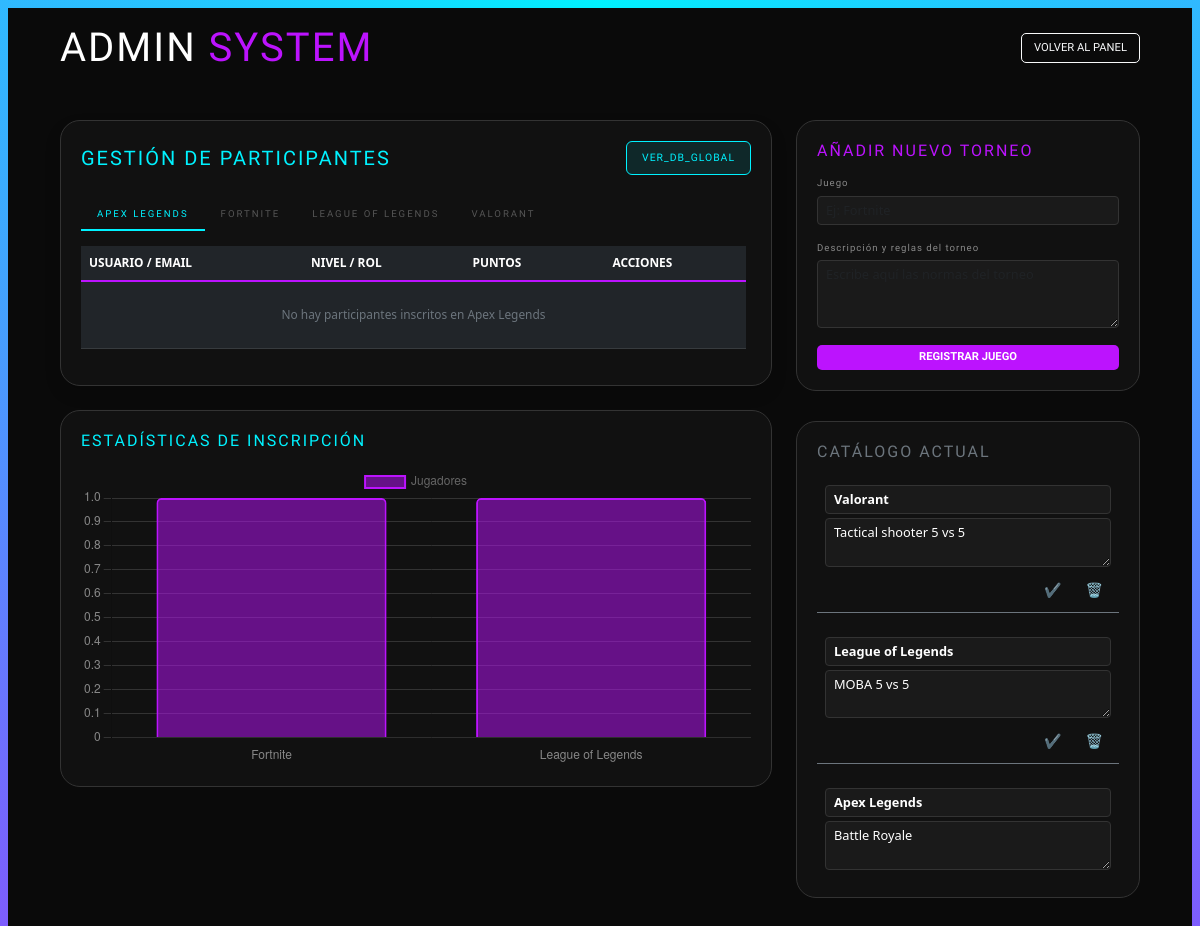
Page /admin (signed in) on the committed database.
### models.py (models this page shows)
class Juego(Base):
    __tablename__ = "juegos"
    id = Column(Integer, primary_key=True)
    titulo = Column(String(100), nullable=False)
    descripcion = Column(Text)
    es_default = Column(Boolean, default=False)

### main.py (the view)
@app.route("/admin")
@login_required
def admin_panel():
    if not current_user.es_admin:
        return "Acceso denegado", 403
    usuarios_con_juego = session.query(Usuario).filter(Usuario.juego_seleccionado != None).all()
    stats = {}
    for u in usuarios_con_juego:
        j = "League of Legends" if u.juego_seleccionado == 'lol' else u.juego_seleccionado
        stats[j] = stats.get(j, 0) + 1
    labels = list(stats.keys())
    data = list(stats.values())
    juegos = session.query(Juego).all()
    usuarios_participantes = session.query(Usuario).filter(Usuario.juego_seleccionado != None).all()
    todos_los_usuarios = session.query(Usuario).all()
    return render_template("admin.html",
                           usuarios=usuarios_participantes,
                           todos_los_usuarios=todos_los_usuarios,
                           juegos=juegos,
                           labels=labels,
                           data=data)

### main.py (called while the page is built)
@login_manager.user_loader
def load_user(user_id):
    return session.query(Usuario).get(int(user_id))

### templates/admin.html (shortened to what this page needs)
<!DOCTYPE html>
<html lang="es">
<head>
    <link href="https://cdn.jsdelivr.net/npm/bootstrap@5.3.0/dist/css/bootstrap.min.css" rel="stylesheet">
</head>
<body class="p-4">
    <div class="container-fluid">
        <div class="d-flex justify-content-between align-items-center mb-5 px-4">
            <h1 class="titulo-michroma m-0">ADMIN <span class="text-violet">SYSTEM</span></h1>
            <a href="{{ url_for('panel_torneo') }}" class="btn btn-outline-light btn-cyber">VOLVER AL PANEL</a>
        </div>
        <div class="row px-4">
            <div class="col-lg-8">
                <div class="admin-card shadow mb-4">
                    <div class="d-flex justify-content-between align-items-center mb-4">
                        <h3 class="titulo-michroma fs-5 text-cyan m-0">Gestión de Participantes</h3>
                        <button class="btn btn-ver-db-global" data-bs-toggle="modal" data-bs-target="#modalGlobalUsers">VER_DB_GLOBAL</button>
                    </div>
                    {% set titulos_catalogo = juegos|map(attribute='titulo')|list %}
                    {% set titulos_usuarios = usuarios|map(attribute='juego_seleccionado')|list %}
                    {% set todos_los_juegos = (titulos_catalogo + titulos_usuarios)|unique|sort %}
                    <ul class="nav nav-tabs border-0 mb-3" id="tabJuegos" role="tablist">
                        {% for nombre_juego in todos_los_juegos if nombre_juego %}
                        <li class="nav-item">
                            <button class="nav-link {% if loop.first %}active{% endif %} titulo-michroma bg-transparent"
                                    style="font-size: 0.6rem;" data-bs-toggle="tab" data-bs-target="#tab-{{ loop.index }}">
                                {{ nombre_juego|upper }}
                            </button>
                        </li>
                        {% endfor %}
                    </ul>
                    <div class="tab-content scroll-tabla-admin">
                        {% for nombre_juego in todos_los_juegos if nombre_juego %}
                        <div class="tab-pane fade {% if loop.first %}show active{% endif %}" id="tab-{{ loop.index }}">
                            <div class="table-responsive">
                                <table class="table table-dark table-hover align-middle">
                                    <thead>
                                        <tr class="small text-secondary text-uppercase">
                                            <th>USUARIO / EMAIL</th>
                                            <th>NIVEL / ROL</th>
                                            <th style="width: 140px;">PUNTOS</th>
                                            <th>ACCIONES</th>
                                        </tr>
                                    </thead>
                                    <tbody>
                                        {% set inscritos = usuarios|selectattr('juego_seleccionado', 'equalto', nombre_juego)|list %}
                                        {% for u in inscritos %}
                                        <tr>
                                            <td>
                                                <div class="fw-bold text-white">{{ u.nombre }}</div>
                                                <div class="small text-secondary">{{ u.email }}</div>
                                            </td>
                                            <td>
                                                <form action="{{ url_for('editar_participante', id=u.id) }}" method="POST" class="d-flex gap-1">
                                                    <input type="text" name="nivel" value="{{ u.nivel if u.nivel != None else '' }}"
                                                           class="form-control form-control-sm input-cyber text-center" style="width: 70px;" placeholder="Lv">
                                                    <input type="text" name="rol" value="{{ u.rol if u.rol != None else '' }}"
                                                           class="form-control form-control-sm input-cyber text-center" style="width: 70px;" placeholder="Rol">
                                                    <button type="submit" class="btn btn-sm btn-confirm-cyber">OK</button>
                                                </form>
                                            </td>
                                            <td>
                                                <div class="d-flex align-items-center justify-content-between px-2" style="background: #000; border-radius: 5px; border: 1px solid #333;">
                                                    <button type="button" class="btn-point-cyber" onclick="modificarPuntos('{{ u.id }}', -1)">-</button>
                                                    <span id="puntos-{{ u.id }}" class="fw-bold text-violet mx-2" style="font-size: 1rem;">{{ u.puntos }}</span>
                                                    <button type="button" class="btn-point-cyber" onclick="modificarPuntos('{{ u.id }}', 1)">+</button>
                                                </div>
                                            </td>
                                            <td>
                                                {% if not u.es_admin %}
                                                <button class="btn btn-sm btn-outline-danger" style="font-size: 0.6rem;"
                                                        onclick="abrirModalBorrado('{{ url_for('eliminar_usuario', id=u.id) }}', 'retirar a {{ u.nombre }} del torneo')">
                                                    EXPULSAR
                                                </button>
                                                {% endif %}
                                            </td>
                                        </tr>
                                        {% else %}
                                        <tr>
                                            <td colspan="4" class="text-center text-secondary py-4 small">No hay participantes inscritos en {{ nombre_juego }}</td>
                                        </tr>
                                        {% endfor %}
                                    </tbody>
                                </table>
                            </div>
                        </div>
                        {% endfor %}
                    </div>
                </div>
                <div class="admin-card">
                    <h3 class="titulo-michroma fs-6 mb-3 text-cyan">ESTADÍSTICAS DE INSCRIPCIÓN</h3>
                    <div style="height: 300px;">
                        <canvas id="chartJuegos"></canvas>
                    </div>
                </div>
            </div>
            <div class="col-lg-4">
                <div class="admin-card">
                    <h3 class="titulo-michroma fs-6 mb-3 text-violet">Añadir nuevo torneo</h3>
                    <form action="{{ url_for('crear_juego') }}" method="POST">
                        <div class="mb-3">
                            <label class="label-tech">Juego</label>
                            <input type="text" name="titulo" class="form-control form-control-sm input-cyber" placeholder="Ej: Fortnite" required>
                        </div>
                        <div class="mb-3">
                            <label class="label-tech">Descripción y reglas del torneo</label>
                            <textarea name="descripcion" class="form-control form-control-sm input-cyber" rows="3" placeholder="Escribe aquí las normas del torneo"></textarea>
                        </div>
                        <button type="submit" class="btn btn-registrar-violet w-100 btn-sm btn-cyber">REGISTRAR JUEGO</button>
                    </form>
                </div>
                <div class="admin-card mt-4">
                    <h3 class="titulo-michroma fs-6 mb-3 text-secondary">CATÁLOGO ACTUAL</h3>
                    <div class="gestion-lista" style="max-height: 400px; overflow-y: auto;">
                        {% for j in juegos %}
                        <div class="item-juego-gestion mb-3 p-2 border-bottom border-secondary">
                            <form action="{{ url_for('editar_juego', id=j.id) }}" method="POST">
                                <input type="text" name="titulo" value="{{ j.titulo }}" class="form-control form-control-sm input-cyber mb-1 fw-bold">
                                <textarea name="descripcion" class="form-control form-control-sm input-cyber mb-2" rows="2">{{ j.descripcion }}</textarea>
                                <div class="d-flex justify-content-end gap-2">
                                    <button type="submit" class="btn btn-sm btn-outline-success border-0">✔️</button>
                                    <button type="button" class="btn btn-sm btn-outline-danger border-0"
                                            onclick="abrirModalBorrado('{{ url_for('eliminar_juego', id=j.id) }}', 'el juego {{ j.titulo }}')">🗑️</button>
                                </div>
                            </form>
                        </div>
                        {% endfor %}
                    </div>
                </div>
            </div>
        </div>
    </div>
    <script>
        function abrirModalBorrado(urlAccion, nombreTexto) {
            document.getElementById('botonConfirmarLink').setAttribute('href', urlAccion);
            document.getElementById('nombreItemBorrar').innerText = nombreTexto;
            new bootstrap.Modal(document.getElementById('deleteConfirmModal')).show();
        }
        const ctx = document.getElementById('chartJuegos').getContext('2d');
        new Chart(ctx, {
            type: 'bar',
            data: {
                labels: {{ labels|tojson if labels else [] }},
                datasets: [{
                    label: 'Jugadores',
                    data: {{ data|tojson if data else [] }},
                    backgroundColor: 'rgba(188, 19, 254, 0.5)',
                    borderColor: '#bc13fe',
                    borderWidth: 2,
                    borderRadius: 5
                }]
            },
            options: {
                maintainAspectRatio: false,
                responsive: true,
                scales: {
                    y: { beginAtZero: true, grid: { color: '#333' }, ticks: { color: '#888' } },
                    x: { grid: { display: false }, ticks: { color: '#888' } }
                }
            }
        });
        function modificarPuntos(userId, cambio) {
            const spanPuntos = document.getElementById(`puntos-${userId}`);
            let actuales = parseInt(spanPuntos.innerText);
            let nuevosPuntos = actuales + cambio;
            let formData = new FormData();
            formData.append('puntos', nuevosPuntos);
            fetch('/editar_puntos/' + userId, {
                method: 'POST',
                body: formData
            })
            .then(response => response.json())
            .then(data => {
                if (data.puntos !== undefined) {
                    spanPuntos.innerText = data.puntos;
                } else {
                    alert("Error al actualizar puntos");
                }
            })
            .catch(err => console.error("Error:", err));
        }
    </script>
</body>
</html>

### templates/admin.html (style rules this page uses)
body { background-color: #0a0a0a; color: white; font-family: 'Segoe UI', sans-serif; min-height: 100vh; }
.text-violet { color: #bc13fe !important; }
.text-cyan { color: #00f2ff !important; }
.titulo-michroma { font-family: 'Michroma', sans-serif; text-transform: uppercase; letter-spacing: 2px; }
.admin-card { background: #111; border-radius: 20px; border: 1px solid #333; padding: 20px; margin-bottom: 30px; }
.label-tech { font-family: 'Michroma', sans-serif; font-size: 0.6rem; color: #888; letter-spacing: 1px; display: block; margin-bottom: 5px; }
.table { color: white; vertical-align: middle; font-size: 0.85rem; }
.table thead { border-bottom: 2px solid #bc13fe; }
.input-cyber { background: #1a1a1a !important; border: 1px solid #333 !important; color: white !important; font-size: 0.8rem !important; }
.btn-cyber { font-family: 'Michroma'; font-size: 0.7rem; border-radius: 5px; transition: 0.3s; }
body::before { content: ""; position: fixed; top: 0; left: 0; width: 100%; height: 100%; padding: 8px; background: conic-gradient(from 0deg, #00f2ff, #bc13fe, #00f2ff); -webkit-mask: linear-gradient(#fff 0 0) content-box, linear-gradient(#fff 0 0); -webkit-mask-composite: xor; mask-composite: exclude; pointer-events: none; z-index: 9999; animation: rotateBorder 5s linear infinite; }
.scroll-tabla-admin { max-height: 500px; overflow-y: auto; padding-right: 5px; }
.nav-tabs .nav-link { color: #555; border: none !important; transition: 0.3s; }
.nav-tabs .nav-link.active { background-color: transparent !important; color: #00f2ff !important; border-bottom: 2px solid #00f2ff !important; }
.btn-ver-db-global { font-family: 'Michroma', sans-serif; font-size: 0.65rem !important; padding: 8px 15px !important; border: 1px solid #00f2ff !important; color: #00f2ff !important; background: rgba(0, 242, 255, 0.1) !important; letter-spacing: 1px; }
.btn-registrar-violet { background-color: #bc13fe !important; color: white !important; font-weight: bold; border: none; transition: 0.3s; }

### rows in the picture
Juego: titulo "APEX LEGENDS", titulo "Apex Legends", descripcion "Battle Royale"
Juego: titulo "FORTNITE"
Juego: titulo "LEAGUE OF LEGENDS", titulo "League of Legends", descripcion "MOBA 5 vs 5"
Juego: titulo "VALORANT", titulo "Valorant", descripcion "Tactical shooter 5 vs 5"

### other values in the picture
chart data {{ labels|tojson if labels else [] }} ["Fortnite", "League of Legends"]
chart data {{ data|tojson if data else [] }} [1, 1]
